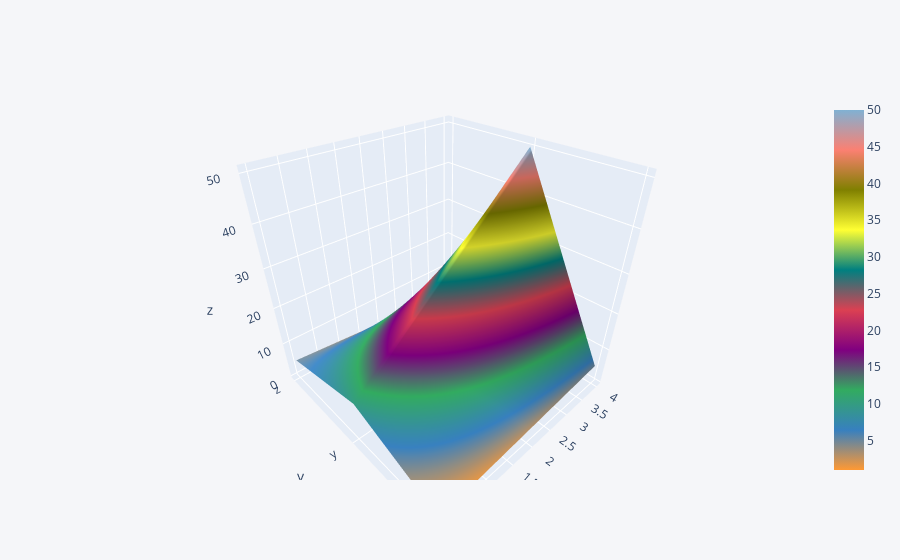

The code cell stored with this chart in its notebook:
### Code cell
df3.iplot(kind="surface")

### Figure 1 — Plotly figure (JSON) as saved in the notebook; plotly's stock layout.template omitted (floating-point values rounded to 4 significant figures)
{"data": [{"colorscale": [[0, "rgb(255, 153, 51)"], [0.1111, "rgb(55, 128, 191)"], [0.2222, "rgb(50, 171, 96)"], [0.3333, "rgb(128, 0, 128)"], [0.4444, "rgb(219, 64, 82)"], [0.5556, "rgb(0, 128, 128)"], [0.6667, "rgb(255, 255, 51)"], [0.7778, "rgb(128, 128, 0)"], [0.8889, "rgb(251, 128, 114)"], [1, "rgb(128, 177, 211)"]], "type": "surface", "x": [0, 1, 2, 3, 4], "y": ["x", "y", "z"], "z": [[1, 2, 3, 4, 5], [10, 20, 30, 40, 50], [5, 4, 3, 2, 1]]}], "layout": {"autosize": true, "legend": {"bgcolor": "#F5F6F9", "font": {"color": "#4D5663"}}, "paper_bgcolor": "#F5F6F9", "plot_bgcolor": "#F5F6F9", "scene": {"aspectmode": "auto", "aspectratio": {"x": 1, "y": 1, "z": 1}, "camera": {"center": {"x": 0, "y": 0, "z": 0}, "eye": {"x": -1.038, "y": -1.097, "z": 1.022}, "projection": {"type": "perspective"}, "up": {"x": 0, "y": 0, "z": 1}}}, "title": {"font": {"color": "#4D5663"}}, "xaxis": {"gridcolor": "#E1E5ED", "showgrid": true, "tickfont": {"color": "#4D5663"}, "title": {"font": {"color": "#4D5663"}, "text": ""}, "zerolinecolor": "#E1E5ED"}, "yaxis": {"gridcolor": "#E1E5ED", "showgrid": true, "tickfont": {"color": "#4D5663"}, "title": {"font": {"color": "#4D5663"}, "text": ""}, "zerolinecolor": "#E1E5ED"}}}
